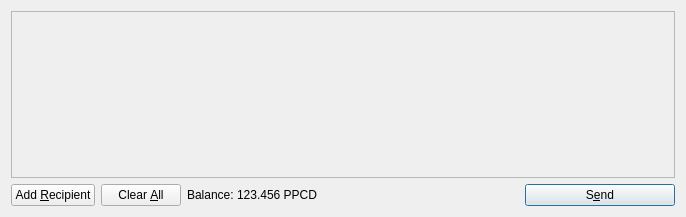
<?xml version="1.0" encoding="UTF-8"?>
<ui version="4.0">
 <class>SendCoinsDialog</class>
 <widget class="QDialog" name="SendCoinsDialog">
  <property name="geometry">
   <rect>
    <x>0</x>
    <y>0</y>
    <width>686</width>
    <height>217</height>
   </rect>
  </property>
  <property name="windowTitle">
   <string>Send Coins</string>
  </property>
  <layout class="QVBoxLayout" name="verticalLayout">
   <item>
    <widget class="QScrollArea" name="scrollArea">
     <property name="widgetResizable">
      <bool>true</bool>
     </property>
     <widget class="QWidget" name="scrollAreaWidgetContents">
      <property name="geometry">
       <rect>
        <x>0</x>
        <y>0</y>
        <width>666</width>
        <height>165</height>
       </rect>
      </property>
      <layout class="QVBoxLayout" name="verticalLayout_2">
       <property name="margin">
        <number>0</number>
       </property>
       <item>
        <layout class="QVBoxLayout" name="entries">
         <property name="spacing">
          <number>6</number>
         </property>
        </layout>
       </item>
       <item>
        <spacer name="verticalSpacer">
         <property name="orientation">
          <enum>Qt::Vertical</enum>
         </property>
         <property name="sizeHint" stdset="0">
          <size>
           <width>20</width>
           <height>40</height>
          </size>
         </property>
        </spacer>
       </item>
      </layout>
     </widget>
    </widget>
   </item>
   <item>
    <layout class="QHBoxLayout" name="horizontalLayout">
     <item>
      <widget class="QPushButton" name="addButton">
       <property name="toolTip">
        <string>Send to multiple recipients at once</string>
       </property>
       <property name="text">
        <string>Add &amp;Recipient</string>
       </property>
       <property name="icon">
        <iconset resource="../bitcoin.qrc">
         <normaloff>:/icons/add</normaloff>:/icons/add</iconset>
       </property>
       <property name="autoDefault">
        <bool>false</bool>
       </property>
      </widget>
     </item>
     <item>
      <widget class="QPushButton" name="clearButton">
       <property name="sizePolicy">
        <sizepolicy hsizetype="Minimum" vsizetype="Fixed">
         <horstretch>0</horstretch>
         <verstretch>0</verstretch>
        </sizepolicy>
       </property>
       <property name="toolTip">
        <string>Remove all transaction fields</string>
       </property>
       <property name="text">
        <string>Clear &amp;All</string>
       </property>
       <property name="icon">
        <iconset resource="../bitcoin.qrc">
         <normaloff>:/icons/remove</normaloff>:/icons/remove</iconset>
       </property>
       <property name="autoRepeatDelay">
        <number>300</number>
       </property>
       <property name="autoDefault">
        <bool>false</bool>
       </property>
      </widget>
     </item>
     <item>
      <layout class="QHBoxLayout" name="horizontalLayout_2">
       <property name="spacing">
        <number>3</number>
       </property>
       <item>
        <widget class="QLabel" name="label">
         <property name="text">
          <string>Balance:</string>
         </property>
        </widget>
       </item>
       <item>
        <widget class="QLabel" name="labelBalance">
         <property name="cursor">
          <cursorShape>IBeamCursor</cursorShape>
         </property>
         <property name="text">
          <string>123.456 PPCD</string>
         </property>
         <property name="textInteractionFlags">
          <set>Qt::LinksAccessibleByMouse|Qt::TextSelectableByKeyboard|Qt::TextSelectableByMouse</set>
         </property>
        </widget>
       </item>
      </layout>
     </item>
     <item>
      <spacer name="horizontalSpacer">
       <property name="orientation">
        <enum>Qt::Horizontal</enum>
       </property>
       <property name="sizeHint" stdset="0">
        <size>
         <width>40</width>
         <height>20</height>
        </size>
       </property>
      </spacer>
     </item>
     <item>
      <widget class="QPushButton" name="sendButton">
       <property name="minimumSize">
        <size>
         <width>150</width>
         <height>0</height>
        </size>
       </property>
       <property name="toolTip">
        <string>Confirm the send action</string>
       </property>
       <property name="text">
        <string>S&amp;end</string>
       </property>
       <property name="icon">
        <iconset resource="../bitcoin.qrc">
         <normaloff>:/icons/send</normaloff>:/icons/send</iconset>
       </property>
       <property name="default">
        <bool>true</bool>
       </property>
      </widget>
     </item>
    </layout>
   </item>
  </layout>
 </widget>
 <resources>
  <include location="../bitcoin.qrc"/>
 </resources>
 <connections/>
</ui>
